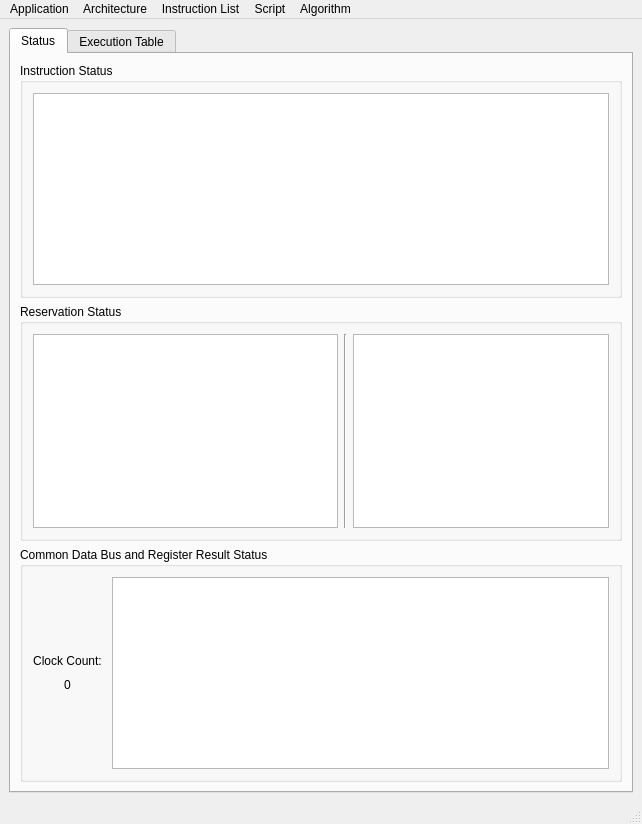
<?xml version="1.0" encoding="UTF-8"?>
<ui version="4.0">
 <class>MainWindow</class>
 <widget class="QMainWindow" name="MainWindow">
  <property name="geometry">
   <rect>
    <x>0</x>
    <y>0</y>
    <width>642</width>
    <height>824</height>
   </rect>
  </property>
  <property name="sizePolicy">
   <sizepolicy hsizetype="Minimum" vsizetype="Minimum">
    <horstretch>0</horstretch>
    <verstretch>0</verstretch>
   </sizepolicy>
  </property>
  <property name="windowTitle">
   <string>MainWindow</string>
  </property>
  <widget class="QWidget" name="centralwidget">
   <layout class="QGridLayout" name="gridLayout">
    <item row="0" column="0">
     <widget class="QTabWidget" name="tabWidget">
      <property name="sizePolicy">
       <sizepolicy hsizetype="Minimum" vsizetype="Minimum">
        <horstretch>0</horstretch>
        <verstretch>0</verstretch>
       </sizepolicy>
      </property>
      <property name="currentIndex">
       <number>0</number>
      </property>
      <widget class="QWidget" name="StatusTab">
       <property name="sizePolicy">
        <sizepolicy hsizetype="Minimum" vsizetype="Minimum">
         <horstretch>0</horstretch>
         <verstretch>0</verstretch>
        </sizepolicy>
       </property>
       <attribute name="title">
        <string>Status</string>
       </attribute>
       <layout class="QGridLayout" name="gridLayout_3">
        <item row="0" column="0">
         <layout class="QVBoxLayout" name="verticalLayout_2" stretch="1,2,0">
          <item>
           <widget class="QGroupBox" name="instrucitonStatusGroupBox">
            <property name="sizePolicy">
             <sizepolicy hsizetype="Minimum" vsizetype="Minimum">
              <horstretch>0</horstretch>
              <verstretch>0</verstretch>
             </sizepolicy>
            </property>
            <property name="title">
             <string>Instruction Status</string>
            </property>
            <layout class="QGridLayout" name="gridLayout_2">
             <property name="leftMargin">
              <number>10</number>
             </property>
             <property name="topMargin">
              <number>10</number>
             </property>
             <property name="rightMargin">
              <number>10</number>
             </property>
             <property name="bottomMargin">
              <number>10</number>
             </property>
             <item row="0" column="0">
              <widget class="QTableWidget" name="instructionStatusTableWidget">
               <property name="sizePolicy">
                <sizepolicy hsizetype="Minimum" vsizetype="Minimum">
                 <horstretch>0</horstretch>
                 <verstretch>0</verstretch>
                </sizepolicy>
               </property>
               <property name="lineWidth">
                <number>1</number>
               </property>
               <attribute name="horizontalHeaderVisible">
                <bool>false</bool>
               </attribute>
               <attribute name="verticalHeaderVisible">
                <bool>false</bool>
               </attribute>
              </widget>
             </item>
            </layout>
           </widget>
          </item>
          <item>
           <widget class="QGroupBox" name="reservationStatusGroupBox">
            <property name="sizePolicy">
             <sizepolicy hsizetype="Minimum" vsizetype="Minimum">
              <horstretch>0</horstretch>
              <verstretch>0</verstretch>
             </sizepolicy>
            </property>
            <property name="title">
             <string>Reservation Status</string>
            </property>
            <layout class="QHBoxLayout" name="horizontalLayout">
             <property name="leftMargin">
              <number>10</number>
             </property>
             <property name="topMargin">
              <number>10</number>
             </property>
             <property name="rightMargin">
              <number>10</number>
             </property>
             <property name="bottomMargin">
              <number>10</number>
             </property>
             <item>
              <widget class="QTableWidget" name="functionalUnitReservationStatusTableWidget">
               <property name="sizePolicy">
                <sizepolicy hsizetype="Minimum" vsizetype="Minimum">
                 <horstretch>2</horstretch>
                 <verstretch>0</verstretch>
                </sizepolicy>
               </property>
               <attribute name="horizontalHeaderVisible">
                <bool>false</bool>
               </attribute>
               <attribute name="verticalHeaderVisible">
                <bool>false</bool>
               </attribute>
              </widget>
             </item>
             <item>
              <widget class="Line" name="line">
               <property name="orientation">
                <enum>Qt::Vertical</enum>
               </property>
              </widget>
             </item>
             <item>
              <widget class="QTableWidget" name="memoryReservationStatusTableWidget">
               <property name="sizePolicy">
                <sizepolicy hsizetype="Minimum" vsizetype="Minimum">
                 <horstretch>1</horstretch>
                 <verstretch>0</verstretch>
                </sizepolicy>
               </property>
               <attribute name="horizontalHeaderVisible">
                <bool>false</bool>
               </attribute>
               <attribute name="verticalHeaderVisible">
                <bool>false</bool>
               </attribute>
              </widget>
             </item>
            </layout>
           </widget>
          </item>
          <item>
           <widget class="QGroupBox" name="commonDataBusAndRegisterResultStatusGroupBox">
            <property name="sizePolicy">
             <sizepolicy hsizetype="Minimum" vsizetype="Minimum">
              <horstretch>0</horstretch>
              <verstretch>0</verstretch>
             </sizepolicy>
            </property>
            <property name="title">
             <string>Common Data Bus and Register Result Status</string>
            </property>
            <layout class="QHBoxLayout" name="horizontalLayout_2">
             <property name="spacing">
              <number>10</number>
             </property>
             <property name="leftMargin">
              <number>10</number>
             </property>
             <property name="topMargin">
              <number>10</number>
             </property>
             <property name="rightMargin">
              <number>10</number>
             </property>
             <property name="bottomMargin">
              <number>10</number>
             </property>
             <item>
              <layout class="QVBoxLayout" name="verticalLayout">
               <property name="sizeConstraint">
                <enum>QLayout::SetDefaultConstraint</enum>
               </property>
               <item>
                <spacer name="verticalSpacer">
                 <property name="orientation">
                  <enum>Qt::Vertical</enum>
                 </property>
                 <property name="sizeType">
                  <enum>QSizePolicy::MinimumExpanding</enum>
                 </property>
                 <property name="sizeHint" stdset="0">
                  <size>
                   <width>20</width>
                   <height>40</height>
                  </size>
                 </property>
                </spacer>
               </item>
               <item>
                <widget class="QLabel" name="clockLabelStatusTab">
                 <property name="text">
                  <string>Clock Count:</string>
                 </property>
                 <property name="alignment">
                  <set>Qt::AlignCenter</set>
                 </property>
                </widget>
               </item>
               <item>
                <widget class="QLabel" name="clockCountLabelStatusTab">
                 <property name="text">
                  <string>0</string>
                 </property>
                 <property name="alignment">
                  <set>Qt::AlignCenter</set>
                 </property>
                </widget>
               </item>
               <item>
                <spacer name="verticalSpacer_2">
                 <property name="orientation">
                  <enum>Qt::Vertical</enum>
                 </property>
                 <property name="sizeType">
                  <enum>QSizePolicy::MinimumExpanding</enum>
                 </property>
                 <property name="sizeHint" stdset="0">
                  <size>
                   <width>20</width>
                   <height>40</height>
                  </size>
                 </property>
                </spacer>
               </item>
              </layout>
             </item>
             <item>
              <widget class="QTableWidget" name="commonDataBusAndRegisterStatusTableWidget">
               <property name="sizePolicy">
                <sizepolicy hsizetype="MinimumExpanding" vsizetype="Minimum">
                 <horstretch>0</horstretch>
                 <verstretch>0</verstretch>
                </sizepolicy>
               </property>
               <attribute name="horizontalHeaderVisible">
                <bool>false</bool>
               </attribute>
               <attribute name="verticalHeaderVisible">
                <bool>false</bool>
               </attribute>
              </widget>
             </item>
            </layout>
           </widget>
          </item>
         </layout>
        </item>
       </layout>
      </widget>
      <widget class="QWidget" name="ExecutionTableTab">
       <property name="sizePolicy">
        <sizepolicy hsizetype="Minimum" vsizetype="Minimum">
         <horstretch>0</horstretch>
         <verstretch>0</verstretch>
        </sizepolicy>
       </property>
       <attribute name="title">
        <string>Execution Table</string>
       </attribute>
       <layout class="QGridLayout" name="gridLayout_4">
        <item row="0" column="0">
         <widget class="QTableWidget" name="executionTableWidget">
          <attribute name="horizontalHeaderVisible">
           <bool>false</bool>
          </attribute>
          <attribute name="verticalHeaderVisible">
           <bool>false</bool>
          </attribute>
         </widget>
        </item>
       </layout>
      </widget>
     </widget>
    </item>
   </layout>
  </widget>
  <widget class="QMenuBar" name="menubar">
   <property name="geometry">
    <rect>
     <x>0</x>
     <y>0</y>
     <width>642</width>
     <height>21</height>
    </rect>
   </property>
   <widget class="QMenu" name="menuApplication">
    <property name="title">
     <string>Application</string>
    </property>
    <widget class="QMenu" name="menuFiles">
     <property name="title">
      <string>Files</string>
     </property>
     <addaction name="actionLoad_Files"/>
     <addaction name="actionUnload_Files"/>
    </widget>
    <addaction name="menuFiles"/>
    <addaction name="separator"/>
    <addaction name="actionClose_Application"/>
   </widget>
   <widget class="QMenu" name="menuArchitecture">
    <property name="title">
     <string>Architecture</string>
    </property>
    <addaction name="actionCreate_Architecture"/>
    <addaction name="actionEdit_Architecture"/>
    <addaction name="actionLoad_Architecture"/>
   </widget>
   <widget class="QMenu" name="menuInstruction_List">
    <property name="title">
     <string>Instruction List</string>
    </property>
    <addaction name="actionCreate_Instruction_List"/>
    <addaction name="actionEdit_Instruction_List"/>
    <addaction name="actionLoad_Instruction_List"/>
   </widget>
   <widget class="QMenu" name="menuScript">
    <property name="title">
     <string>Script</string>
    </property>
    <addaction name="actionCreate_Script"/>
    <addaction name="actionEdit_Script"/>
    <addaction name="actionLoad_Script"/>
   </widget>
   <widget class="QMenu" name="menuAlgorithm_2">
    <property name="title">
     <string>Algorithm</string>
    </property>
    <widget class="QMenu" name="menuStart_2">
     <property name="title">
      <string>Start</string>
     </property>
     <addaction name="actionManual_Step_Algorithm"/>
     <addaction name="actionClock_Step_Algorithm"/>
     <addaction name="actionFull_Speed_Algorithm"/>
    </widget>
    <addaction name="actionPrerun_Check"/>
    <addaction name="menuStart_2"/>
    <addaction name="actionStep_Algorithm"/>
    <addaction name="actionPause_Algorithm"/>
    <addaction name="actionReset_Algorithm"/>
   </widget>
   <addaction name="menuApplication"/>
   <addaction name="menuArchitecture"/>
   <addaction name="menuInstruction_List"/>
   <addaction name="menuScript"/>
   <addaction name="menuAlgorithm_2"/>
  </widget>
  <widget class="QStatusBar" name="statusbar"/>
  <action name="actionClose_Application">
   <property name="text">
    <string>Close Application</string>
   </property>
  </action>
  <action name="actionCreate_Architecture">
   <property name="text">
    <string>Create</string>
   </property>
  </action>
  <action name="actionLoad_Architecture">
   <property name="text">
    <string>Load</string>
   </property>
  </action>
  <action name="actionEdit_Architecture">
   <property name="text">
    <string>Edit</string>
   </property>
  </action>
  <action name="actionCreate_Instruction_List">
   <property name="text">
    <string>Create</string>
   </property>
  </action>
  <action name="actionEdit_Instruction_List">
   <property name="text">
    <string>Edit</string>
   </property>
  </action>
  <action name="actionLoad_Instruction_List">
   <property name="text">
    <string>Load</string>
   </property>
  </action>
  <action name="actionCreate_Script">
   <property name="text">
    <string>Create</string>
   </property>
  </action>
  <action name="actionEdit_Script">
   <property name="text">
    <string>Edit</string>
   </property>
  </action>
  <action name="actionLoad_Script">
   <property name="text">
    <string>Load</string>
   </property>
  </action>
  <action name="actionLoad_Files">
   <property name="text">
    <string>Load</string>
   </property>
  </action>
  <action name="actionUnload_Files">
   <property name="text">
    <string>Unload</string>
   </property>
  </action>
  <action name="actionPrerun_Check">
   <property name="text">
    <string>Prerun Check</string>
   </property>
  </action>
  <action name="actionStep_Algorithm">
   <property name="text">
    <string>Step</string>
   </property>
  </action>
  <action name="actionPause_Algorithm">
   <property name="text">
    <string>Pause</string>
   </property>
  </action>
  <action name="actionReset_Algorithm">
   <property name="text">
    <string>Reset</string>
   </property>
  </action>
  <action name="actionManual_Step_Algorithm">
   <property name="text">
    <string>Manual Step</string>
   </property>
  </action>
  <action name="actionClock_Step_Algorithm">
   <property name="text">
    <string>Clock Step</string>
   </property>
  </action>
  <action name="actionFull_Speed_Algorithm">
   <property name="text">
    <string>Full Speed</string>
   </property>
  </action>
 </widget>
 <resources/>
 <connections/>
</ui>
